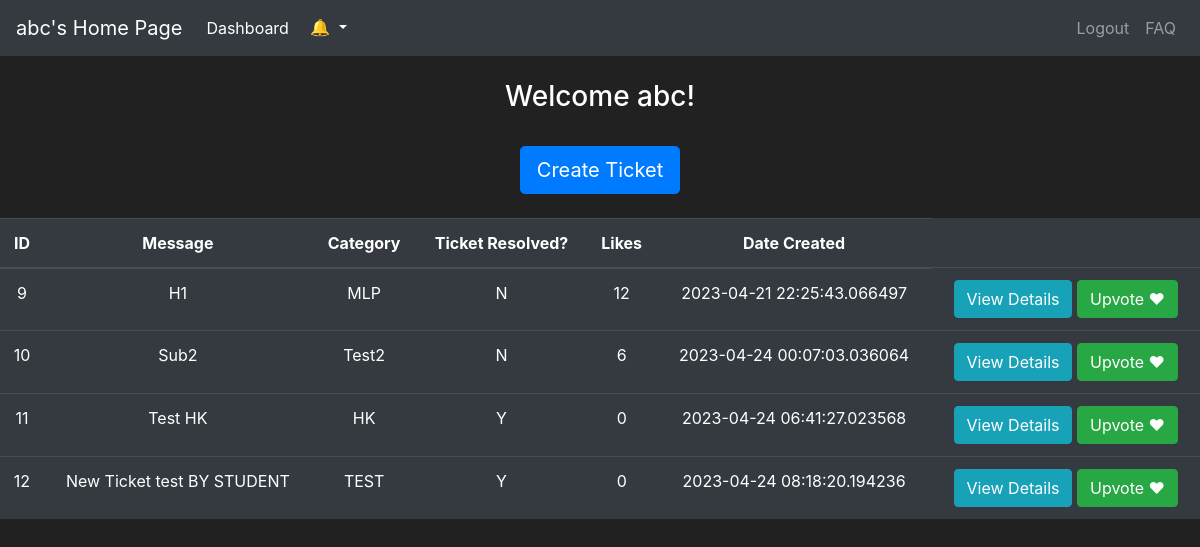
Page / (signed in) on the committed database.
### application/models.py (models this page shows, shortened)
class User(UserMixin, db.Model):
    __tablename__ = 'User'
    user_id = db.Column(db.Integer, autoincrement=True, primary_key=True)
    username = db.Column(db.String, nullable=False)
    password = db.Column(db.String(30), nullable=False)
    email = db.Column(db.String, nullable=False, unique=True)
    role = db.Column(db.Integer, nullable=False)
    joined_at = db.Column(db.DateTime(), default = datetime.utcnow, index = True)

class Ticket(db.Model):
    __tablename__ = 'Ticket'
    ticket_id = db.Column(db.Integer, primary_key=True, autoincrement=True)
    likes = db.Column(db.Integer, nullable=False, default=0)
    created_date = db.Column(db.DateTime(timezone=True), server_default=func.now(), nullable=False)
    is_resolved = db.Column(db.String, nullable=False, default="N")
    subject = db.Column(db.String, nullable=False)
    category = db.Column(db.String, nullable=False)
    user_id = db.Column(db.Integer, db.ForeignKey(User.user_id))

### application/controllers/app.py (the view, shortened to what this page needs)
@app.route('/', methods=['GET', 'POST'])
@login_required
def home():
    tickets = Ticket.query.all()
    form = MessageForm()
    notifs=get_notifications(current_user.user_id)
    if request.method == "GET":
        return render_template("home.html", user=current_user, items=tickets, notifs=notifs)

### application/controllers/app.py (called while the page is built)
def get_notifications(user_id):
    notifications = Notification.query.filter_by(user_id = user_id).order_by(Notification.created_date.desc()).all()
    return notifications

### application/controllers/auth.py (called while the page is built)
@login_manager.user_loader
def load_user(user_id):
    return User.query.get(user_id)

### templates/home.html (shortened to what this page needs)
{% extends 'template.html' %}
{% block head %}
    {{user.username}}'s Home Page
{% endblock %}
{% block body %}
<br>
<body class="text-center">
    <div class="container">
        <h3> Welcome {{user.username}}!</h3>
    </div><br>
    <button class="btn btn-lg btn-primary"><a style="color:white" href="{{url_for('add_ticket')}}">Create Ticket</a></button>
    </div><br><br>
    <div>
              <table class="table table-hover table-dark">
        <thead>
            <tr>
                <th scope="col">ID</th>
                <th scope="col">Message</th>
                <th scope="col">Category</th>
                <th scope="col">Ticket Resolved?</th>
                <th scope="col">Likes</th>
                <th scope="col">Date Created</th>
            </tr>
        </thead>
        <tbody>
            {% for item in items %}
                <tr>
                    <td>{{ item.ticket_id }}</td>
                    <td>{{ item.subject }}</td>
                    <td>{{ item.category }}</td>
                    <td>{{item.is_resolved}}</td>
                    <td>{{item.likes}}</td>
                    <td>{{item.created_date}}</td>
                    <td>
                        <button class="btn btn-outline btn-info"><a style="color:white" href="/ticket/{{item.ticket_id}}">View Details</a></button>
                        <button class="btn btn-outline btn-success"><a style="color:white" href="/addlike/{{item.ticket_id}}">Upvote ❤</a></button>
                    </td>
                </tr>
            {% endfor %}
        </tbody>
    </table>
    </div>
</body>
{% endblock %}

### templates/template.html (shortened to what this page needs)
<!doctype html>
<html lang="en">
   <head>
      <link rel="stylesheet" href="https://cdn.jsdelivr.net/npm/bootstrap@4.5.3/dist/css/bootstrap.min.css">
   </head>
   <body>
      <nav class="navbar navbar-expand-md navbar-dark bg-dark">
      <a class="navbar-brand" href="{{url_for('home')}}">
          {% block head %}
          {% endblock %}
      </a>
      <div class="collapse navbar-collapse" id="navbarNav">
          <ul class="navbar-nav mr-auto">
            <li class="nav-item active">
                <a class="nav-link" href="{{url_for('dashboard')}}">Dashboard <span class="sr-only">(current)</span></a>
            </li>
            <li class="nav-item">
                <div class="btn-group pull-right top-head-dropdown">
                    <button type="button" class="btn btn-default dropdown-toggle" data-toggle="dropdown" aria-haspopup="true" aria-expanded="false" style="color:white">
                        🔔
                    </button>
                </div>
            </li>
          </ul>
          <ul class="navbar-nav">
              <li class="nav-item">
                    <a class="nav-link" href="/logout">Logout</a>
              </li>
              <li class="nav-item">
                    <a class="nav-link" href="{{url_for('view_faq')}}">FAQ</a>
              </li>
          </ul>
      </div>
      </nav>
      {% block body %}
      {% endblock %}
   </body>
</html>

### templates/template.html (style rules this page uses)
body { background-color: #212121; color: white }

### rows in the picture
User: username "abc"
Ticket: ticket_id "9", subject "H1", category "MLP", is_resolved "N", likes "12", created_date "2023-04-21 22:25:43.066497"
Ticket: ticket_id "10", subject "Sub2", category "Test2", is_resolved "N", likes "6", created_date "2023-04-24 00:07:03.036064"
Ticket: ticket_id "11", subject "Test HK", category "HK", is_resolved "Y", likes "0", created_date "2023-04-24 06:41:27.023568"
Ticket: ticket_id "12", subject "New Ticket test BY STUDENT", category "TEST", is_resolved "Y", likes "0", created_date "2023-04-24 08:18:20.194236"
